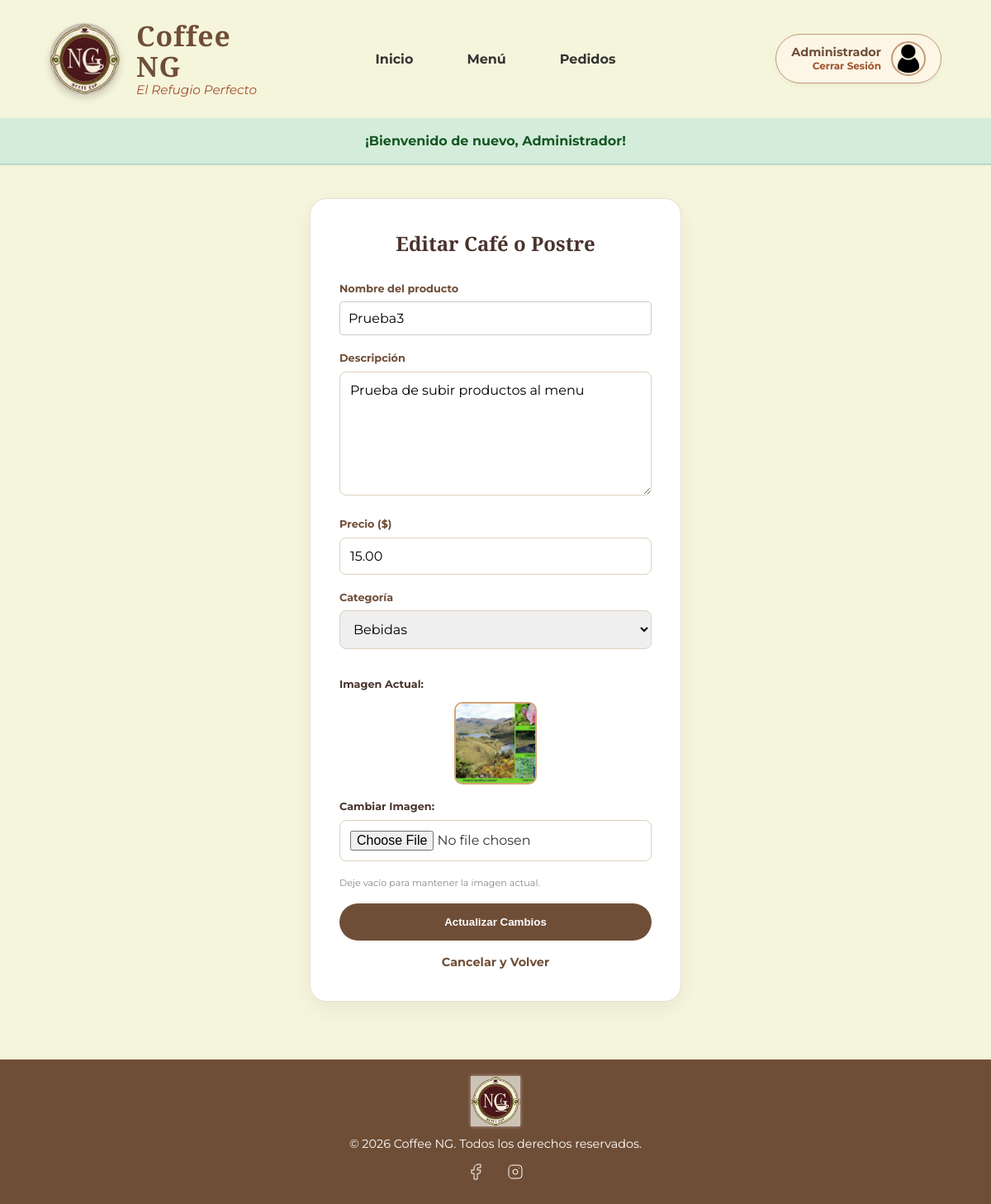
/index.php?action=editar&id=4 (signed in), run on the app's committed database.
### tables this page shows
CREATE TABLE `productos` (
  `id` int(11) NOT NULL,
  `nombre` varchar(100) NOT NULL,
  `descripcion` text DEFAULT NULL,
  `precio` decimal(10,2) NOT NULL,
  `categoria` varchar(50) DEFAULT NULL,
  `creado_en` timestamp NOT NULL DEFAULT current_timestamp(),
  `imagen` varchar(255) DEFAULT 'default_cafe.png'
);

### app/config/db.php (called while the page is built, shortened)
<?php
class Database {
    private $host = "localhost";
    private $db_name = "cafeteria_ng";
    private $username = "root";
    private $password = "";
    public function getConnection() {
        $this->conn = null;
        try {
            $this->conn = new PDO("mysql:host=" . $this->host . ";dbname=" . $this->db_name, $this->username, $this->password);
            $this->conn->exec("set names utf8");
        } catch(PDOException $exception) {
            echo "Error de conexión: " . $exception->getMessage();
        }
        return $this->conn;
    }
}
?>

### app/models/Producto.php (called while the page is built, shortened)
<?php
class Producto {
    private $conn;
    private $table_name = "productos";
    public $id;
    public function __construct($db) {
        $this->conn = $db;
    }
    public function leerUno() {
        $query = "SELECT * FROM " . $this->table_name . " WHERE id = ? LIMIT 0,1";
        $stmt = $this->conn->prepare($query);
        $stmt->bindParam(1, $this->id);
        $stmt->execute();
        return $stmt->fetch(PDO::FETCH_ASSOC);
    }
}

### app/views/productos/editar.php (the view, shortened to what this page needs)
<!DOCTYPE html>
<html lang="es">
<head>
    <link rel="stylesheet" href="css/style.css">
</head>
<body>
    <?php include '../app/views/includes/header.php'; ?>
    <main class="flex-admin-container">
        <div class="card-formulario">
            <h2>Editar Café o Postre</h2>
            <form action="index.php?action=actualizar" method="POST" enctype="multipart/form-data">
                <div style="text-align: left; margin-bottom: 5px;">
                    <label style="font-size: 0.8em; color: #6f4e37; font-weight: bold;">Nombre del producto</label>
                </div>
                <input type="text" name="nombre" class="input-admin"
                       value="<?php echo htmlspecialchars($producto['nombre']); ?>" required>
                <div style="text-align: left; margin-bottom: 5px;">
                    <label style="font-size: 0.8em; color: #6f4e37; font-weight: bold;">Descripción</label>
                </div>
                <textarea name="descripcion" class="input-admin" rows="3"><?php echo htmlspecialchars($producto['descripcion']); ?></textarea>
                <div style="text-align: left; margin-bottom: 5px;">
                    <label style="font-size: 0.8em; color: #6f4e37; font-weight: bold;">Precio ($)</label>
                </div>
                <input type="number" step="0.01" name="precio" class="input-admin"
                       value="<?php echo $producto['precio']; ?>" required>
                <div style="text-align: left; margin-bottom: 5px;">
                    <label style="font-size: 0.8em; color: #6f4e37; font-weight: bold;">Categoría</label>
                </div>
                <select name="categoria" class="input-admin">
                    <option value="Bebidas" <?php echo ($producto['categoria'] == 'Bebidas') ? 'selected' : ''; ?>>Bebidas</option>
                </select>
                <div style="text-align: left; margin: 15px 0;">
                    <label style="display: block; font-size: 0.8em; color: #4a332d; font-weight: bold; margin-bottom: 10px;">Imagen Actual:</label>
                    <div style="text-align: center; margin-bottom: 10px;">
                        <img src="img/uploads/<?php echo $producto['imagen']; ?>"
                             alt="Vista previa"
                             style="width: 100px; height: 100px; object-fit: cover; border-radius: 10px; border: 2px solid #d4a373;">
                    </div>
                    <label style="display: block; font-size: 0.8em; color: #4a332d; font-weight: bold; margin-bottom: 5px;">Cambiar Imagen:</label>
                    <input type="file" name="imagen" class="input-admin" accept="image/*">
                    <small style="display: block; color: #888; font-size: 0.7em;">Deje vacío para mantener la imagen actual.</small>
                </div>
                <button type="submit" class="btn-guardar-admin">Actualizar Cambios</button>
                <a href="index.php?action=menu" class="volver-link" style="display: block; margin-top: 15px; text-decoration: none; color: #6f4e37; font-size: 0.9em;">Cancelar y Volver</a>
            </form>
        </div>
    </main>
    <?php include '../app/views/includes/footer.php'; ?>
</body>
</html>

### public/css/style.css (style rules this page uses)
:root { --color-principal: #6F4E37; --color-secundario: #C39977; --color-fondo: #F5F5DC; --color-texto: #333333; --color-acento: #A0522D; }
* { box-sizing: border-box; margin: 0; padding: 0; }
body { font-family: 'Montserrat', sans-serif; line-height: 1.6; color: var(--color-texto); background-color: var(--color-fondo); }
h1, h2, h3, h4, h5 { font-family: 'Playfair Display', serif; color: var(--color-principal); margin-bottom: 0.5em; }
main { padding: 20px; max-width: 1200px; margin: 0 auto; }
label { display: block; margin-bottom: 5px; font-weight: 600; color: var(--color-texto); }
input[type="text"], input[type="email"], textarea, select { width: 100%; padding: 10px; border: 1px solid #ccc; border-radius: 4px; font-family: 'Montserrat', sans-serif; font-size: 1em; transition: border-color 0.3s; }
textarea { resize: vertical; min-height: 150px; }
.flex-admin-container { display: flex; justify-content: center; align-items: center; min-height: 70vh; padding: 40px 20px; }
.card-formulario { background-color: #ffffff; width: 100%; max-width: 450px; padding: 35px; border-radius: 20px; border: 1px solid #eaddcf; box-shadow: 0 10px 25px rgba(0,0,0,0.05); text-align: center; }
.card-formulario h2 { font-family: 'Playfair Display', serif; color: #4a332d; margin-bottom: 25px; }
.input-admin { width: 100%; padding: 12px; margin-bottom: 18px; border: 1px solid #dcd0c0; border-radius: 8px; font-family: 'Montserrat', sans-serif; box-sizing: border-box; font-size: 1rem; }
.btn-guardar-admin { background-color: #6F4E37; color: white; border: none; padding: 15px; width: 100%; border-radius: 30px; font-weight: 700; cursor: pointer; transition: background 0.3s; }
.volver-link { display: block; margin-top: 20px; color: #a98467; text-decoration: none; font-family: 'Montserrat', sans-serif; font-size: 0.9rem; font-weight: bold; }

### data on the page
productos: nombre "Prueba3", descripcion "Prueba de subir productos al menu", precio "15.00", categoria "Bebidas", imagen (picture)

### other printed values
explode(' ', $_SESSION['user_nombre'])[0] "Administrador"
$_SESSION['mensaje'] "¡Bienvenido de nuevo, Administrador!"
